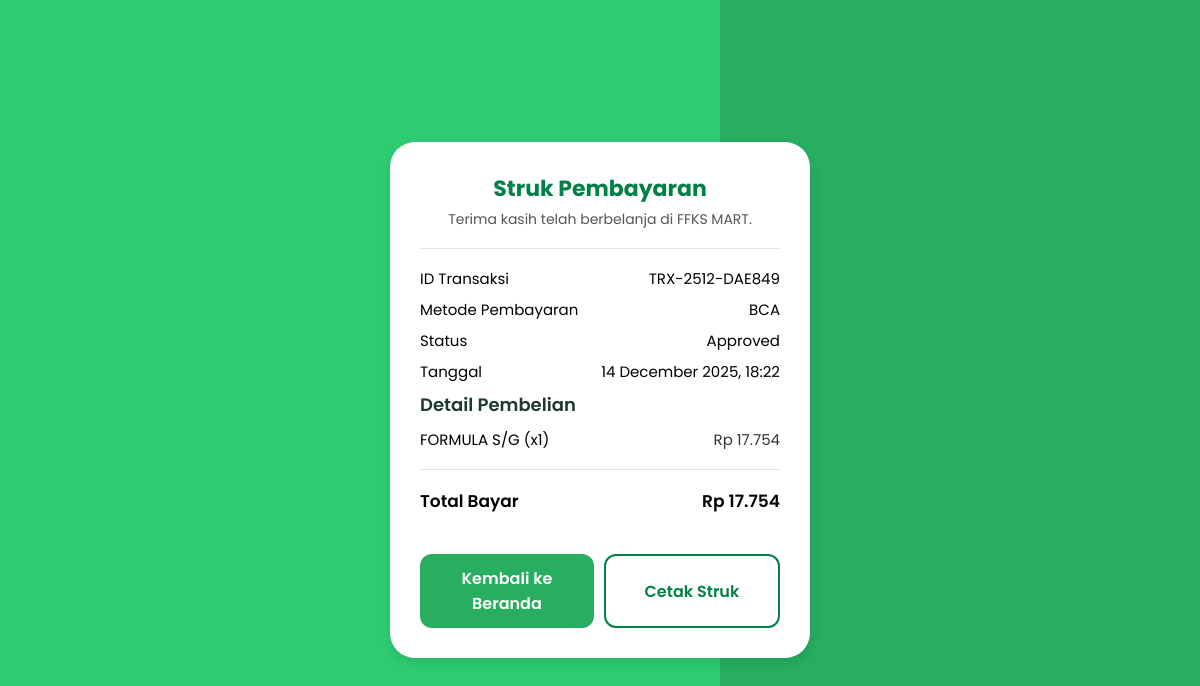
The app's page /struct.php?id=TRX-2512-DAE849 with its own data.
### tables this page shows
CREATE TABLE `transaksi` (
  `id_transaksi` varchar(20) NOT NULL,
  `id_member` varchar(10) DEFAULT NULL,
  `id_user` varchar(20) DEFAULT NULL,
  `id_admin` varchar(10) DEFAULT NULL,
  `id_metode` int(11) DEFAULT NULL,
  `tanggal_transaksi` datetime DEFAULT current_timestamp(),
  `total_belanja` decimal(10,2) DEFAULT 0.00,
  `total_diskon` decimal(10,2) DEFAULT 0.00,
  `total_bayar` decimal(10,2) DEFAULT 0.00,
  `status_pembayaran` enum('unpaid','pending','approved') NOT NULL DEFAULT 'unpaid'
);

CREATE TABLE `metode_pembayaran` (
  `id_metode` int(11) NOT NULL,
  `nama_metode` varchar(50) DEFAULT NULL
);

CREATE TABLE `detail_transaksi` (
  `id_detail` int(11) NOT NULL,
  `id_transaksi` varchar(20) DEFAULT NULL,
  `id_produk` varchar(10) DEFAULT NULL,
  `qty` int(11) DEFAULT NULL,
  `harga_satuan_saat_ini` decimal(10,2) DEFAULT NULL,
  `subtotal` decimal(10,2) DEFAULT NULL
);

CREATE TABLE `produk` (
  `id_produk` varchar(10) NOT NULL,
  `id_kategori` int(11) DEFAULT NULL,
  `nama_produk` varchar(100) DEFAULT NULL,
  `harga` decimal(10,2) DEFAULT NULL,
  `gambar` varchar(255) DEFAULT NULL,
  `diskon_persen` int(11) DEFAULT 0
);

### HTML/struct.php (the view, shortened to what this page needs)
<?php
include("../PHP/config.php");
$id = isset($_GET['id']) ? $_GET['id'] : "";
$trxQuery = mysqli_query($con, "
    SELECT t.*, m.nama_metode
    FROM transaksi t
    LEFT JOIN metode_pembayaran m ON t.id_metode = m.id_metode
    WHERE t.id_transaksi = '$id'
    LIMIT 1
");
$data = mysqli_fetch_assoc($trxQuery);
$detailQuery = mysqli_query($con, "
    SELECT d.*, p.nama_produk
    FROM detail_transaksi d
    LEFT JOIN produk p ON d.id_produk = p.id_produk
    WHERE d.id_transaksi = '$id'
");
$formattedTotal = number_format($data['total_bayar'], 0, ',', '.');
$formattedDate = date('d F Y, H:i', strtotime($data['tanggal_transaksi']));
?>
<!DOCTYPE html>
<html lang="id">
<head>
    <link rel="stylesheet" href="../CSS/struct.css" />
</head>
<body>
    <div class="receipt-card">
        <p class="receipt-title">Struk Pembayaran</p>
        <p class="receipt-sub">Terima kasih telah berbelanja di FFKS MART.</p>
        <div class="line"></div>
        <div class="info">
            <div class="row">
                <span>ID Transaksi</span>
                <span><?= $data['id_transaksi'] ?></span>
            </div>
            <div class="row">
                <span>Metode Pembayaran</span>
                <span><?= $data['nama_metode'] ?></span>
            </div>
            <div class="row">
                <span>Status</span>
                <span><?= ucfirst($data['status_pembayaran']) ?></span>
            </div>
            <div class="row">
                <span>Tanggal</span>
                <span><?= $formattedDate ?></span>
            </div>
        </div>
        <div class="section-title">Detail Pembelian</div>
        <div class="items">
            <?php while ($row = mysqli_fetch_assoc($detailQuery)) : ?>
                <div class="item">
                    <span><?= htmlspecialchars($row['nama_produk']) ?> (x<?= $row['qty'] ?>)</span>
                    <span>Rp <?= number_format($row['subtotal'], 0, ',', '.') ?></span>
                </div>
            <?php endwhile; ?>
        </div>
        <div class="line"></div>
        <div class="total">
            <span>Total Bayar</span>
            <span>Rp <?= $formattedTotal ?></span>
        </div>
        <div class="actions">
            <button class="back-btn" onclick="window.location.href='../HTML/index.php'">Kembali ke Beranda</button>
            <button class="back-btn alt" onclick="window.print()">Cetak Struk</button>
        </div>
    </div>
</body>
</html>

### CSS/struct.css (style rules this page uses)
* { margin: 0; padding: 0; box-sizing: border-box; font-family: "Poppins", sans-serif; }
:root { --main--color: #008148; --second--color: #1e3932; }
body { background: linear-gradient(90deg, #2ecc71 60%, #27ae60 40.1%); min-height: 100vh; display: flex; justify-content: center; align-items: center; padding: 25px; }
.receipt-card { width: 420px; background: #ffffff; padding: 30px; border-radius: 25px; box-shadow: 0 5px 12px rgba(0, 0, 0, 0.1); animation: fadeIn 0.35s ease; }
.receipt-title { text-align: center; font-size: 22px; font-weight: 700; color: var(--main--color); }
.receipt-sub { text-align: center; font-size: 14px; margin-top: 4px; color: #555; }
.line { width: 100%; height: 1px; background: #e2e2e2; margin: 18px 0; }
.info .row, .items .item, .total { display: flex; justify-content: space-between; margin-bottom: 8px; font-size: 15px; }
.section-title { font-size: 18px; margin-bottom: 10px; color: var(--second--color); font-weight: 600; }
.items .item span:last-child { opacity: 0.8; }
.total { font-size: 17px; font-weight: 600; margin-top: 10px; }
.actions { display: flex; gap: 10px; margin-top: 20px; }
.back-btn.alt { background: transparent; color: var(--main--color); border: 2px solid var(--main--color); }
.back-btn { width: 100%; margin-top: 20px; padding: 12px; border: none; background: #27ae60; color: white; border-radius: 12px; font-size: 16px; font-weight: 600; cursor: pointer; }

### records on screen
transaksi: id_transaksi "TRX-2512-DAE849", id_metode.nama_metode "BCA", status_pembayaran "Approved", tanggal_transaksi "14 December 2025, 18:22", total_bayar "17.754"
detail_transaksi: id_produk.nama_produk "FORMULA S/G", qty "1", subtotal "17.754"
